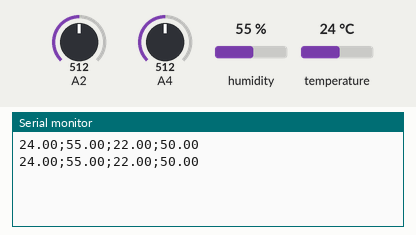
Simulated run of this sketch. Board: Arduino Uno, built with avr-gcc and run on an emulated ATmega328P. Shown: the last lines printed to the serial monitor. The test bench sets the inputs (shaded band); at power-on: humidity 55 %, A2 = 512, A4 = 512, temperature 24 °C.

Above: at 1.8 s.
1.9 s: humidity set to 22 %
At 3.3 s:
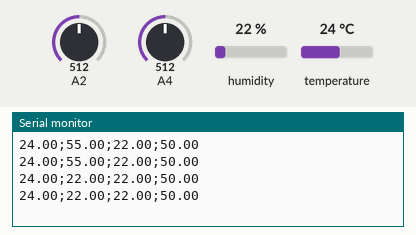
3.4 s: A2 set to 716
At 4.5 s:
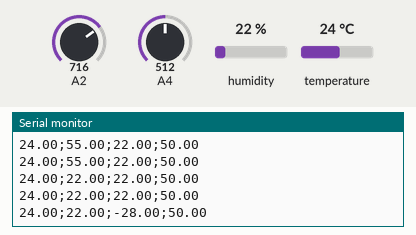
4.9 s: A4 set to 716
At 5.9 s:
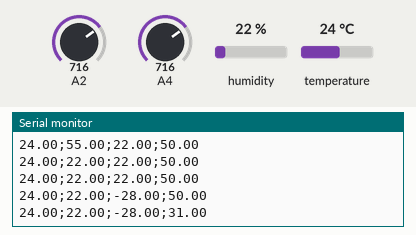
6.4 s: temperature set to 12 °C
At 7.7 s:
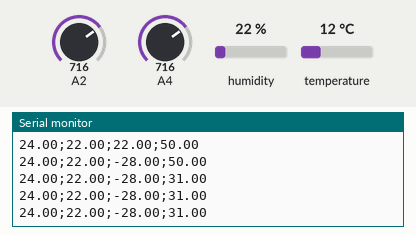
7.9 s: A2 set to 992
At 9.3 s:
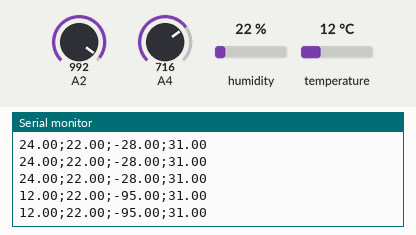
9.4 s: A4 set to 992
At 10.9 s:
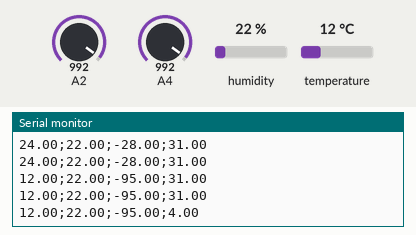
Timing chart, 0 to 11.9 s (numbered marks = the images above; inputs shaded):
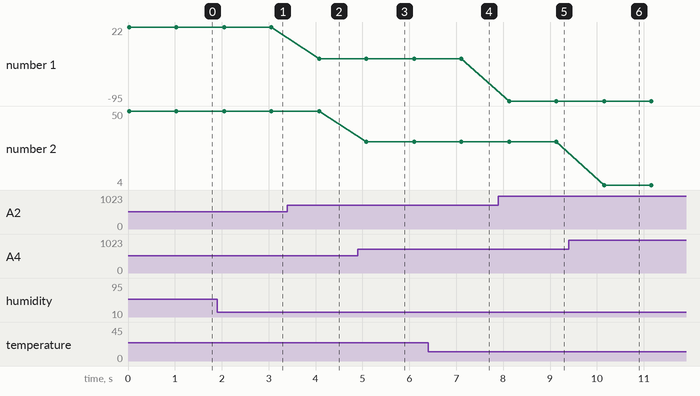

Measured:
- after the input at 1.9 s, the serial monitor: prints a new line after 0.15 s (image 1)
- after the input at 3.4 s, the serial monitor: prints a new line after 0.68 s (image 2)
- after the input at 4.9 s, the serial monitor: prints a new line after 0.18 s (image 3)
- after the input at 7.9 s, the serial monitor: prints a new line after 0.23 s (image 5)
- after the input at 9.4 s, the serial monitor: prints a new line after 0.76 s (image 6)
- plotted number 1: 22 → -28 after the input at 3.4 s, -28 → -95 after the input at 7.9 s
- plotted number 2: 50 → 31 after the input at 4.9 s, 31 → 4 after the input at 9.4 s

The sketch:

serialinterfacearduino.ino
```cpp
#include <DHT.h>

DHT sensor(A1, DHT11);

const int dry = 600;
const int wet = 190;
const int dark = 1023;
const int illu = 0;

void setup() {
  Serial.begin(9600);
  sensor.begin();
}

void loop() {
  float temperature = sensor.readTemperature();
  float humAir = sensor.readHumidity();
  float humSoil = map(analogRead(A2), wet, dry, 100, 0);
  float bright = map(analogRead(A4), illu, dark, 100, 0);

  Serial.print(temperature);

  Serial.print(";");
  Serial.print(humAir);

  Serial.print(";");
  Serial.print(humSoil);

  Serial.print(";");
  Serial.println(bright);

  delay(1000);
}
```
